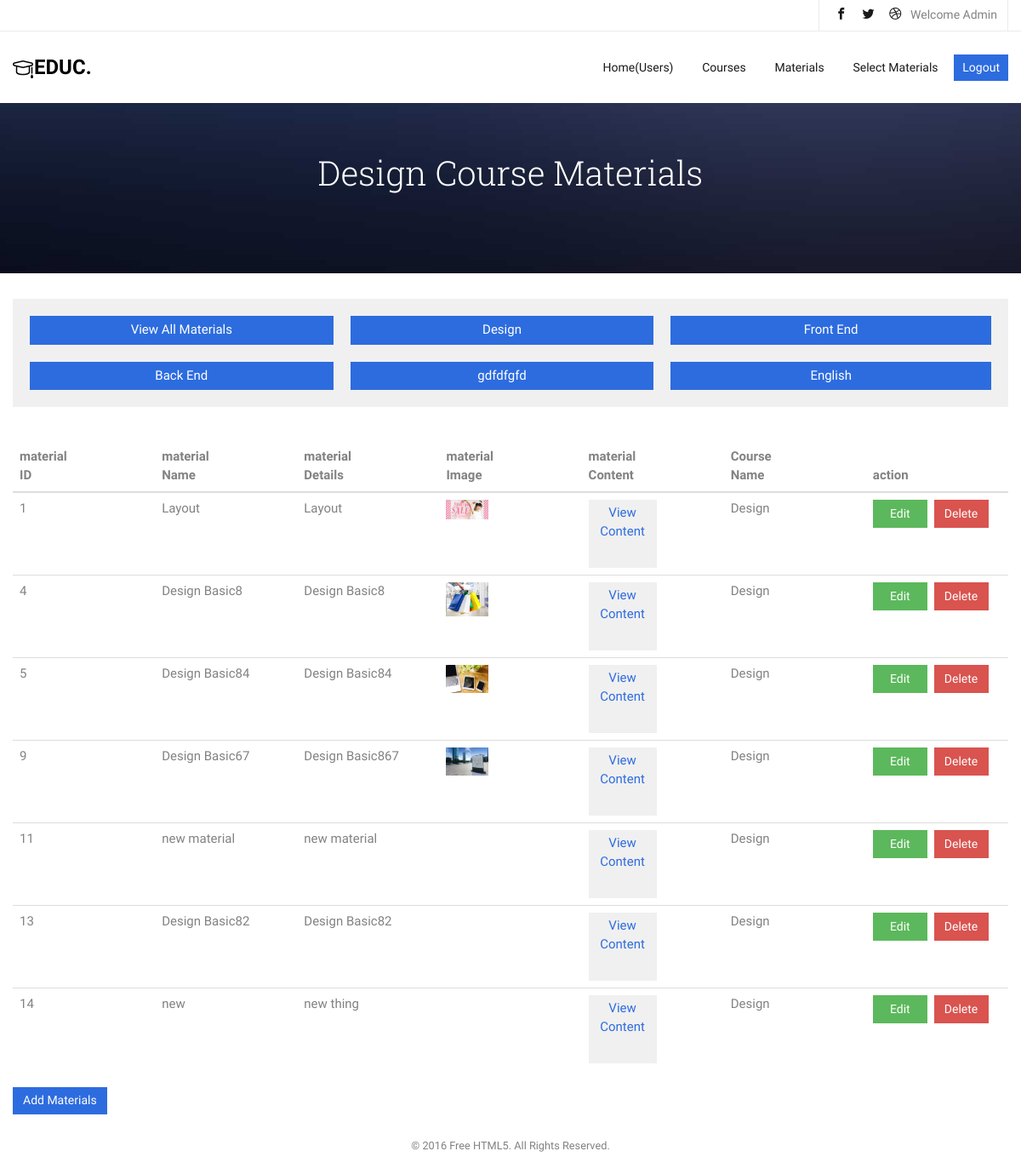
/admin/selectedcourse.php?courseID=1 (signed in), run on the app's committed database.
### tables this page shows
CREATE TABLE `student` (
  `studentID` int(11) NOT NULL,
  `studentName` varchar(50) NOT NULL,
  `studentAdress` varchar(50) NOT NULL,
  `studentBirthdate` date NOT NULL,
  `studentBiography` varchar(200) NOT NULL,
  `loginID` int(11) NOT NULL,
  `studentPicture` varchar(100) NOT NULL
);

CREATE TABLE `course` (
  `courseID` int(11) NOT NULL,
  `courseName` varchar(50) NOT NULL,
  `courseDetails` varchar(50) NOT NULL,
  `coursePrice` int(50) NOT NULL,
  `coursePicture` varchar(100) NOT NULL,
  `loginID` int(11) NOT NULL
);

CREATE TABLE `material` (
  `materialID` int(11) NOT NULL,
  `materialName` varchar(50) NOT NULL,
  `materialDetails` varchar(300) NOT NULL,
  `materialImage` varchar(100) NOT NULL,
  `materialContent` varchar(100) NOT NULL,
  `courseID` int(11) NOT NULL
);

### classes/Config.php (called while the page is built, shortened)
<?php
class Config
{
    private $servername = 'localhost';
    private $username = 'root';
    private $password = '';
    private $database = 'elearning';
    public function __construct()
    {
        $this->conn = new mysqli($this->servername, $this->username, $this->password, $this->database);
    }
}

### classes/User.php (called while the page is built, shortened)
<?php
require_once "Config.php";
class User extends Config
{
    public function echo_student($loginID)
    {
        $sql = "SELECT * FROM student WHERE loginID='$loginID'";
        $result = $this->conn->query($sql);
        if ($result->num_rows > 0) {
            $row = $result->fetch_assoc();
            return $row;
        }
    }
}

### classes/Course.php (called while the page is built, shortened)
<?php
require_once "Config.php";
class Course extends Config
{
    public function get_course()
    {
        $sql = "SELECT * FROM course INNER JOIN student ON course.loginID = student.loginID";
        $result = $this->conn->query($sql);
        $rows = array();
        if ($result->num_rows > 0) {
            while ($row = $result->fetch_assoc()) {
                $rows[] = $row;
            }
            return $rows;
        } else {
            return $this->conn->error;
        }
    }
    public function get_course_by_courseID($courseID)
    {
        $sql = "SELECT * FROM course WHERE courseID=$courseID";
        $result = $this->conn->query($sql);
        if ($result->num_rows > 0) {
            $row = $result->fetch_assoc();
            return $row;
        } else {
            echo $this->conn->error;
        }
    }
}

### classes/Material.php (called while the page is built, shortened)
<?php
require_once "Config.php";
class material extends Config
{
    public function get_material_by_course($courseID)
    {
        $sql = "SELECT * FROM material INNER JOIN course ON course.courseID=material.courseID WHERE material.courseID=$courseID";
        $result = $this->conn->query($sql);
        $rows = array();
        if ($result->num_rows > 0) {
            while ($row = $result->fetch_assoc()) {
                $rows[] = $row;
            }
            return $rows;
        } else {
            return $this->conn->error;
        }
    }
}

### admin/selectedcourse.php (the view, shortened to what this page needs)
 <?php
include 'common/head.php';
include '../classes/Material.php';
?>
	<aside class="not-slide">
		<div class="flexslider">
			<ul class="slides">
		   	<li style="background-image: url(../common/images/img_bg_4.jpg);">
		   		<div class="container">
		   			<div class="row">
			   			<div class="col-md-8 col-md-offset-2 text-center slider-text">
			   				<div class="slider-text-inner">
			   					<h1 class="heading-section">
								   <?php
$course = new Course;
$courseID = $_GET['courseID'];
$row = $course->get_course_by_courseID($courseID);
echo $row['courseName'];
?> Course Materials
</h1>
			   				</div>
			   			</div>
			   		</div>
		   		</div>
		   	</li>
		  	</ul>
	  	</div>
	</aside>
<div class="container">
	<ul class="row course-btn">
		        <li class='col-sm-4'><a href="materials.php"><span>View All Materials</span></a></li>
<?php
$courseselect = new Course;
$result = $courseselect->get_course();
foreach ($result as $row) {
    $courseID = $row['courseID'];
    echo "<li class='col-sm-4'><a href='selectedcourse.php?courseID=$courseID'><span>" . $row['courseName'] . "</span></a></li>";
}
?>
</ul>
 <div class="table-wrap pt-5 pb-5 wide-table">
                 <table class="table">
            <thead>
                <tr>
                    <th>material<br>ID</th>
                    <th>material<br>Name</th>
                    <th>material<br>Details</th>
                    <th>material<br>Image</th>
                    <th>material<br>Content</th>
                    <th>Course<br>Name</th>
                    <th>action</th>
                </tr>
            </thead>
            <tbody>
<?php
$course = new Material;
$courseID = $_GET['courseID'];
$result = $course->get_material_by_course($courseID);
if ($result) {
    foreach ($result as $row) {
        $materialID = $row['materialID'];
        echo "<tr>";
        echo "<td>" . $row['materialID'] . "</td>";
        echo "<td>" . $row['materialName'] . "</td>";
        echo "<td>" . $row['materialDetails'] . "</td>";
        echo "<td class='profpic'><img src=../material_images/" . $row['materialImage'] . " alt=''></td>";
        echo "<td class='profpic'><a href='../material_contents/" . $row['materialContent'] . " '>View<br>Content</a></td>";
        echo "<td>" . $row['courseName'] . "</td>";
        echo "<td>
<a href='editmaterial.php?materialID=$materialID&action=1' class='btn btn-sm btn-success'>Edit</a> <a href='deleteMaterial.php?materialID=$materialID&action=3' class='btn btn-sm btn-danger text-white'>Delete</a></td>";
        echo "</tr>";
    }
}
?>
            </tbody>
        </table>
        <a href="creatematerial.php" class="btn btn-primary">Add Materials</a>
        </div>
        </div>
<footer>
			<div class="container">
				<div class="row copyright">
					<div class="col-md-12 text-center p-5">
						<p class="">
							<small class="block">&copy; 2016 Free HTML5. All Rights Reserved.</small>
						</p>
					</div>
					</div>
				</div>
		</footer>
	</div>
</body>
</html>

### admin/common/head.php (shortened to what this page needs)
<?php
include_once '../classes/User.php';
?>
 <!DOCTYPE HTML>
<html><head>
	<link rel="stylesheet" href="../common/css/animate.css">
	<link rel="stylesheet" href="../common/css/icomoon.css">
	<link rel="stylesheet" href="../common/css/bootstrap.css">
	<link rel="stylesheet" href="../common/css/magnific-popup.css">
	<link rel="stylesheet" href="../common/css/flexslider.css">
	<link rel="stylesheet" href="../common/css/pricing.css">
	<link rel="stylesheet" href="../common/css/style.css">
	<link rel="stylesheet" href="../common/css/common.css">
</head>
<body>
	<div id="page">
		<nav class="fh5co-nav" role="navigation">
			<div class="top">
				<div class="container">
					<div class="row">
						<div class="col-xs-12 text-right">
							<ul class="fh5co-social">
								<li><a href="#"><i class="icon-facebook2"></i></a></li>
								<li><a href="#"><i class="icon-twitter2"></i></a></li>
								<li><a href="#"><i class="icon-dribbble2"></i></a></li>
								<li>Welcome
								<?php
$loginID = $_SESSION['loginID'];
$user = new User;
$row = $user->echo_student($loginID);
echo $row['studentName'];
?></li>
							</ul>
						</div>
					</div>
				</div>
			</div>
			<div class="top-menu">
				<div class="container">
					<div class="row">
						<div class="col-xs-2">
							<div id="fh5co-logo"><a href="index.php"><i class="icon-study"></i>Educ<span>.</span></a></div>
						</div>
						<div class="col-xs-10 text-right menu-1">
							<ul>
								<li><a href="index.php">Home(Users)</a></li>
								<li><a href="courses.php">Courses</a></li>
								<li><a href="materials.php">Materials</a></li>
								<li class="has-dropdown">
									<a href="materials.php">Select Materials</a>
										<?php
include_once '../classes/Course.php';
$course = new Course;
$result = $course->get_course();
?>
								</li>
								<li class="btn-cta"><a href="logout.php"><span>Logout</span></a></li>
							</ul>
						</div>
					</div>
				</div>
				</div>
		</nav>

### common/css/icomoon.css (style rules this page uses)
[class^="icon-"], [class*=" icon-"] { font-family: 'icomoon' !important; speak: none; font-style: normal; font-weight: normal; font-variant: normal; text-transform: none; line-height: 1; -webkit-font-smoothing: antialiased; -moz-osx-font-smoothing: grayscale; }
.icon-study:before { content: "\e924"; }
.icon-facebook2:before { content: "\eac0"; }
.icon-twitter2:before { content: "\eac6"; }
.icon-dribbble2:before { content: "\ead7"; }

### common/css/flexslider.css (style rules this page uses)
.slides, .slides>li, .flex-control-nav, .flex-direction-nav { margin: 0; padding: 0; list-style: none; }
.flexslider { margin: 0; padding: 0; }
.flexslider .slides>li { display: none; -webkit-backface-visibility: hidden; }
.flexslider .slides:after { display: block; clear: both; visibility: hidden; line-height: 0; height: 0; }
.flexslider { margin: 0 0 30px; background: #ffffff; border: 4px solid #ffffff; position: relative; zoom: 1; -webkit-border-radius: 4px; -moz-border-radius: 4px; border-radius: 4px; -webkit-box-shadow: ''0 1px 4px rgba(0, 0, 0, 0.2); -moz-box-shadow: ''0 1px 4px rgba(0, 0, 0, 0.2); -o-box-shadow: ''0 1px 4px rgba(0, 0, 0, 0.2); box-shadow: ''0 1px 4px rgba(0, 0, 0, 0.2); }
.flexslider .slides { zoom: 1; }

### common/css/common.css (style rules this page uses)
footer p { padding-top: 20px; }
.not-slide .flexslider { border: none; }
.not-slide .flexslider .slider-text { height: 200px; min-height: 200px; }
.not-slide .flexslider .slides li { height: 200px; min-height: 200px; background-image: url(images/img_bg_4.jpg); display: block; background-size: cover; background-position: bottom -62px right; }
.not-slide .flexslider .slides li:after { position: absolute; top: 0; bottom: 0; left: 0; right: 0; content: ''; z-index: 1; }
.not-slide .flexslider .slider-text>.slider-text-inner { height: 200px; width: 100%; line-height: 200px; padding-top: 56px; }
.not-slide .flexslider .slider-text>.slider-text-inner h1, .not-slide .flexslider .slider-text>.slider-text-inner h2 { margin: 0; padding: 0; color: white; margin-bottom: 20px; font-size: 40px; line-height: 1.3; font-weight: 300; z-index: 100; opacity: 1; }
.profpic a { width: 80px; height: 80px; padding: 5px; display: block; background-color: #f0f0f0; text-align: center; }
.profpic img { width: 50px; max-width: 50px; }
.container { width: 100%; }
table { width: 100%; table-layout: fixed; word-break: break-all; word-wrap: break-all; }
.course-btn { margin: 0; padding: 0; padding: 20px 20px 0; background: #f0f0f0; margin-bottom: 40px; }
.course-btn li { padding: 0 20px 20px 0; margin: 0; list-style: none; display: inline; font-weight: 300; }
.course-btn li:nth-of-type(3n) { padding-right: 0; }
.course-btn a { padding: 0; color: #fff; display: block; text-align: center; background: #2d6cdf; }
.course-btn span { background: #2d6cdf; padding: 4px 10px; display: -moz-inline-stack; display: inline-block; zoom: 1; -webkit-transition: 0.3s; -o-transition: 0.3s; transition: 0.3s; -webkit-border-radius: 1; -moz-border-radius: 1; -ms-border-radius: 1; border-radius: 1; }
div.btn, .finish.btn, input.btn, a.btn { border-radius: 0; font-size: 1.4rem; padding: 4px 10px; min-width: 64px; }
.heading-section { position: relative; }

### data on the page
student: studentName "Admin"
course: courseName "Design"
course: courseName "Front End"
course: courseName "Back End"
course: courseName "gdfdfgfd"
course: courseName "English"
material: materialID "1", materialName "Layout", materialDetails "Layout", materialImage (picture), courseID.courseName "Design"
material: materialID "4", materialName "Design Basic8", materialDetails "Design Basic8", materialImage (picture), courseID.courseName "Design"
material: materialID "5", materialName "Design Basic84", materialDetails "Design Basic84", materialImage (picture), courseID.courseName "Design"
material: materialID "9", materialName "Design Basic67", materialDetails "Design Basic867", materialImage (picture), courseID.courseName "Design"
material: materialID "11", materialName "new material", materialDetails "new material", courseID.courseName "Design"
material: materialID "13", materialName "Design Basic82", materialDetails "Design Basic82", courseID.courseName "Design"
material: materialID "14", materialName "new", materialDetails "new thing", courseID.courseName "Design"
